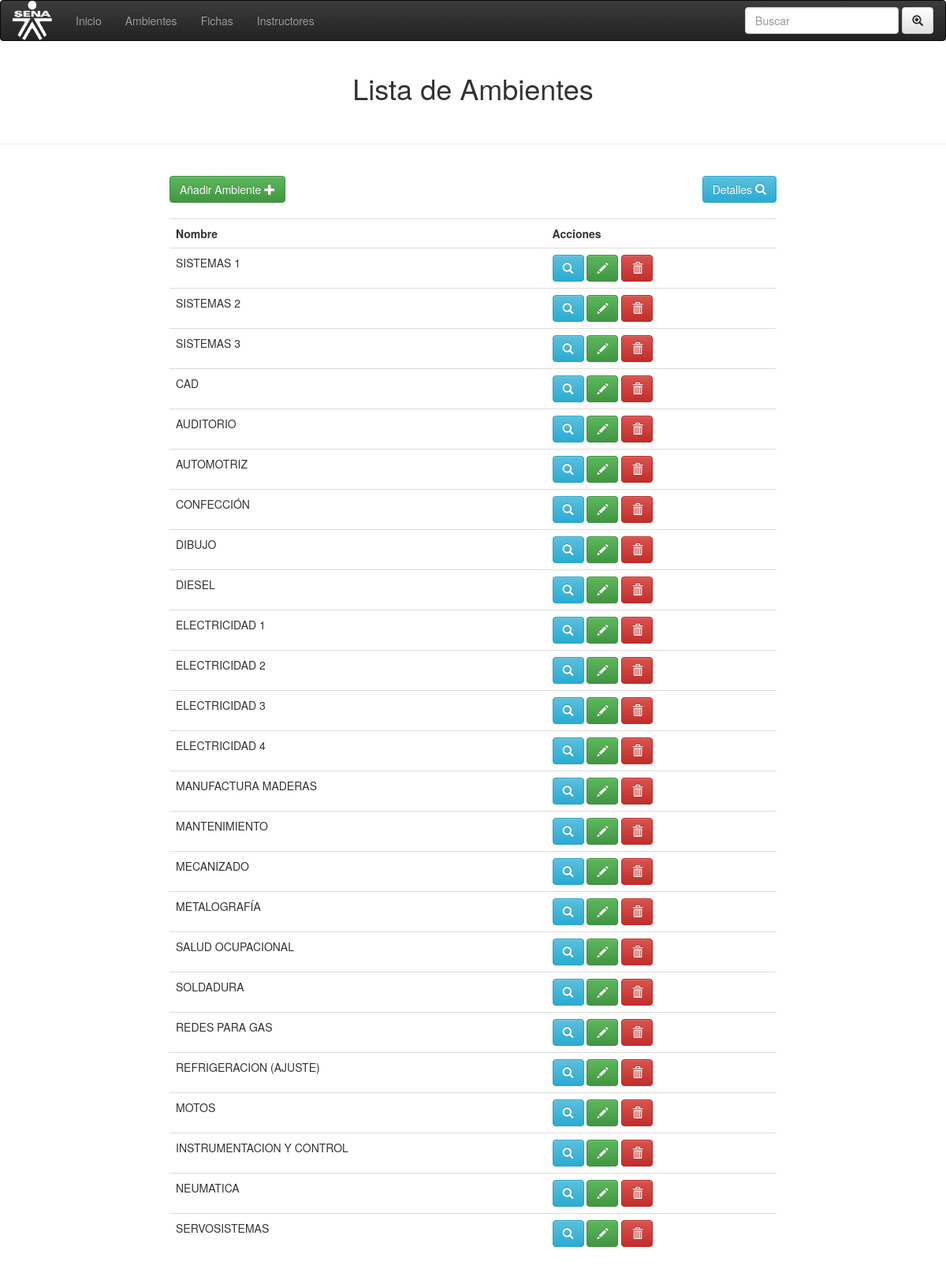
The page /ambientes/ambientes.php on the database its author committed.
### tables this page shows
CREATE TABLE `ambientes` (
  `id` int(11) NOT NULL,
  `nombre` varchar(100) NOT NULL,
  `descripcion` varchar(200) NOT NULL,
  `disponibilidad` varchar(200) NOT NULL,
  `centro` text NOT NULL
);

### ambientes/ambientes.php (the view, shortened to what this page needs)
<!DOCTYPE html>
<html lang="en">
<head>
	<link rel="stylesheet" href="css/bootstrap.min.css">
	<link rel="stylesheet" href="css/bootstrap-theme.min.css">
	<link rel="stylesheet" href="css/font-awesome.css">
	<link rel="stylesheet" href="css/index.css">
</head>
<body>
		<nav class="navbar navbar-inverse ">
		  <div class="container-fluid">
		    <div class="navbar-header">
		       <a class="navbar-brand" href="#"><img id="img1" src="imgs/sena.png" class="img-rounded" width="100" height="100"></a>
		    </div>
		    <ul class="nav navbar-nav">
		      <li><a href="../index.php">Inicio</a></li>
		      <li><a href="#">Ambientes</a></li>
		      <li><a href="../fichas/index_ficha.php">Fichas</a></li>
		      <li><a href="../instructores/gestionarIns.php">Instructores</a></li>
		    </ul>
		    <form method="post" class="navbar-form navbar-right">
		      <div class="form-group">
		        <input type="text" name="navb" class="form-control" placeholder="Buscar">
		      </div>
		      <button type="submit" class="btn btn-default"><i class="glyphicon glyphicon-zoom-in"></i></button>
		    </form>
		  </div>
		</nav>
	<div class="container-fluid">
		<h1 class="text-center" >Lista de  Ambientes</h1><br>
	</div>
	<hr>
		<br>
<div class="col-md-8 col-md-offset-2" >
	<a  class="btn btn-success " href="anadir_ambiente.php">Añadir Ambiente
		<i  class="glyphicon glyphicon glyphicon-plus" ></i>
		<a  class="btn btn-info pull-right" href="../calendario/index.php">Detalles
		<i  class="glyphicon glyphicon glyphicon-search" ></i>
	</a><br><br>
	<table class="table table-hover">
		<tr>
			<td><strong>Nombre</strong></td>
			<td><strong>Acciones</strong></td>
		</tr>
	<?php
		if (!empty($nav)) {
			$con = mysqli_connect('localhost','root','','programacion_trimestral');
		$nav=$_POST['navb'];
		$sql = mysqli_query($con, "SELECT * FROM ambientes where nombre='$nav' ");
		}else{
			$con = mysqli_connect('localhost','root','','programacion_trimestral');
		$sql = mysqli_query($con, "SELECT * FROM ambientes");
		}
		while($row = mysqli_fetch_array($sql)){ ?>
			<tr>
					<td><?php echo $row['nombre'] ?></td>
					<td>
						<a class='btn btn-info' href='consultar_ambiente.php?id=<?php echo $row['id'] ?>'>
							<i data-toggle='tooltip' data-placement='top' title='Consultar'  class='glyphicon glyphicon-search' ></i>
						</a>
						<a class='btn btn-success' href='modificar_ambiente.php?id=<?php echo $row['id'] ?>'>
							<i data-toggle='tooltip' data-placement='top' title='Modificar' class='glyphicon glyphicon-pencil' ></i>
						</a>
						<a class='btn btn-danger' href='eliminar_ambiente.php?id=<?php echo $row['id'] ?>'>
							<i data-toggle='tooltip' data-placement='top' title='Eliminar' class='glyphicon glyphicon-trash' ></i>
						</a>
					</td>
				</tr>
		<?php } ?>
	</table>
</div>
</body>
</html>

### ambientes/css/index.css (style rules this page uses)
img#img1 { height: 50px; width: 50px; top: -15px; position: relative; }

### rows shown on the page
ambientes: nombre "SISTEMAS 1"
ambientes: nombre "SISTEMAS 2"
ambientes: nombre "SISTEMAS 3"
ambientes: nombre "CAD"
ambientes: nombre "AUDITORIO"
ambientes: nombre "AUTOMOTRIZ"
ambientes: nombre "CONFECCIÓN"
ambientes: nombre "DIBUJO"
ambientes: nombre "DIESEL"
ambientes: nombre "ELECTRICIDAD 1"
ambientes: nombre "ELECTRICIDAD 2"
ambientes: nombre "ELECTRICIDAD 3"
ambientes: nombre "ELECTRICIDAD 4"
ambientes: nombre "MANUFACTURA MADERAS"
ambientes: nombre "MANTENIMIENTO"
ambientes: nombre "MECANIZADO"
ambientes: nombre "METALOGRAFÍA"
ambientes: nombre "SALUD OCUPACIONAL"
ambientes: nombre "SOLDADURA"
ambientes: nombre "REDES PARA GAS"
ambientes: nombre "REFRIGERACION (AJUSTE)"
ambientes: nombre "MOTOS"
ambientes: nombre "INSTRUMENTACION Y CONTROL"
ambientes: nombre "NEUMATICA"
ambientes: nombre "SERVOSISTEMAS"
